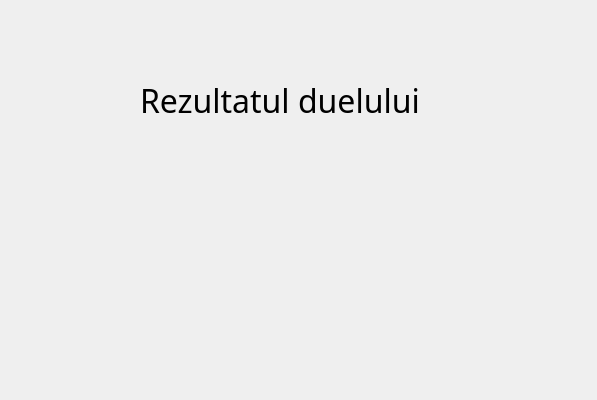
<?xml version="1.0" encoding="UTF-8"?>
<ui version="4.0">
 <class>DuelResultClass</class>
 <widget class="QMainWindow" name="DuelResultClass">
  <property name="geometry">
   <rect>
    <x>0</x>
    <y>0</y>
    <width>597</width>
    <height>400</height>
   </rect>
  </property>
  <property name="windowTitle">
   <string>DuelResult</string>
  </property>
  <widget class="QWidget" name="centralWidget">
   <widget class="QLabel" name="label">
    <property name="geometry">
     <rect>
      <x>140</x>
      <y>60</y>
      <width>321</width>
      <height>81</height>
     </rect>
    </property>
    <property name="font">
     <font>
      <family>MV Boli</family>
      <pointsize>24</pointsize>
     </font>
    </property>
    <property name="text">
     <string>Rezultatul duelului</string>
    </property>
   </widget>
   <widget class="QWidget" name="verticalLayoutWidget">
    <property name="geometry">
     <rect>
      <x>150</x>
      <y>140</y>
      <width>271</width>
      <height>161</height>
     </rect>
    </property>
    <property name="font">
     <font>
      <family>Palatino Linotype</family>
      <pointsize>16</pointsize>
     </font>
    </property>
    <layout class="QVBoxLayout" name="verticalLayout">
     <item>
      <widget class="QLabel" name="lb1">
       <property name="font">
        <font>
         <family>Palatino Linotype</family>
         <pointsize>16</pointsize>
        </font>
       </property>
       <property name="text">
        <string/>
       </property>
       <property name="alignment">
        <set>Qt::AlignCenter</set>
       </property>
      </widget>
     </item>
     <item>
      <widget class="QLabel" name="lb2">
       <property name="font">
        <font>
         <family>Palatino Linotype</family>
         <pointsize>16</pointsize>
        </font>
       </property>
       <property name="text">
        <string/>
       </property>
       <property name="alignment">
        <set>Qt::AlignCenter</set>
       </property>
      </widget>
     </item>
     <item>
      <widget class="QLabel" name="lb3">
       <property name="font">
        <font>
         <family>Palatino Linotype</family>
         <pointsize>16</pointsize>
        </font>
       </property>
       <property name="text">
        <string/>
       </property>
       <property name="alignment">
        <set>Qt::AlignCenter</set>
       </property>
      </widget>
     </item>
     <item>
      <widget class="QLabel" name="lb4">
       <property name="font">
        <font>
         <family>Palatino Linotype</family>
         <pointsize>16</pointsize>
        </font>
       </property>
       <property name="text">
        <string/>
       </property>
       <property name="alignment">
        <set>Qt::AlignCenter</set>
       </property>
      </widget>
     </item>
    </layout>
   </widget>
  </widget>
 </widget>
 <layoutdefault spacing="6" margin="11"/>
 <resources/>
 <connections/>
</ui>
